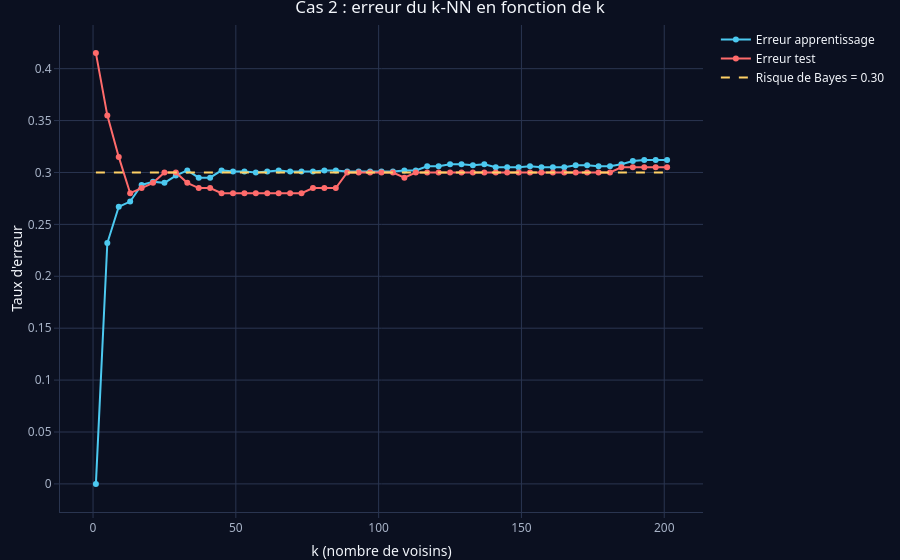

Source (notebook cell):
### Markdown cell above
**Lecture.** L'erreur de test est du **même ordre que le risque de Bayes** $L^\star = 0.30$, en général un peu
au-dessus, et ne peut pas descendre durablement en dessous. Trois remarques :
- avec $k = 5$, l'estimation locale de $\eta$ repose sur 5 votes seulement : elle est **bruitée**, d'où un
  **excès de risque** par rapport à la règle de Bayes ;
- avec seulement $200$ points de test, l'erreur estimée **fluctue** : son écart-type vaut environ
  $\sqrt{0.3 \times 0.7 / 200} \approx 0.03$. Un écart de quelques points à $0.30$ n'est donc pas significatif ;
- l'erreur d'apprentissage est plus **faible** (le modèle « voit » ces points, et chaque point est son propre
  voisin) : il ne faut **jamais** évaluer un modèle sur ses données d'entraînement.

**Effet de $k$.** Le graphique suivant fait varier $k$ : pour $k = 1$, l'erreur d'apprentissage est nulle mais
l'erreur de test est forte (théorème de Cover–Hart : asymptotiquement, $L_{1\text{-NN}} \le 2L^\star(1-L^\star)
= 0.42$) ; quand $k$ augmente, l'estimation locale de $\eta$ se stabilise et l'erreur de test se rapproche de
$L^\star = 0.30$. Si $k$ devient **trop grand**, le voisinage déborde de part et d'autre de $x = 0$ et l'erreur
remonte près de la frontière (biais).

### Code cell
ks <- seq(1, 201, by = 4)
erreurs <- t(sapply(ks, function(k) c(
  apprentissage = mean(knn(tr["X"], tr["X"], factor(tr$Y), k = k) != tr$Y),
  test          = mean(knn(tr["X"], te["X"], factor(tr$Y), k = k) != te$Y)
)))

plot_ly(x = ks) %>%
  add_trace(y = erreurs[, "apprentissage"], type = "scatter", mode = "lines+markers",
            name = "Erreur apprentissage", line = list(color = pick_color(0)), marker = list(color = pick_color(0))) %>%
  add_trace(y = erreurs[, "test"], type = "scatter", mode = "lines+markers",
            name = "Erreur test", line = list(color = pick_color(1)), marker = list(color = pick_color(1))) %>%
  add_lines(y = rep(0.30, length(ks)), name = "Risque de Bayes = 0.30",
            line = list(color = HIGHLIGHT, dash = "dash")) %>%
  layout(title = "Cas 2 : erreur du k-NN en fonction de k",
         xaxis = list(title = "k (nombre de voisins)"), yaxis = list(title = "Taux d'erreur")) %>%
  apply_dark_theme()

### Figure 1 — Plotly figure (JSON) as saved in the notebook; plotly's stock layout.template omitted (floating-point values rounded to 4 significant figures)
{"data": [{"error_x": {"color": "rgba(76,201,240,1)"}, "error_y": {"color": "rgba(76,201,240,1)"}, "line": {"color": "#4cc9f0"}, "marker": {"color": "#4cc9f0", "line": {"color": "rgba(76,201,240,1)"}}, "mode": "lines+markers", "name": "Erreur apprentissage", "type": "scatter", "x": [1, 5, 9, 13, 17, 21, 25, 29, 33, 37, 41, 45, 49, 53, 57, 61, 65, 69, 73, 77, 81, 85, 89, 93, 97, 101, 105, 109, 113, 117, 121, 125, 129, 133, 137, 141, 145, 149, 153, 157, 161, 165, 169, 173, 177, 181, 185, 189, 193, 197, 201], "xaxis": "x", "y": [0, 0.232, 0.267, 0.272, 0.288, 0.291, 0.29, 0.297, 0.302, 0.295, 0.295, 0.302, 0.301, 0.301, 0.3, 0.301, 0.302, 0.301, 0.301, 0.301, 0.302, 0.302, 0.301, 0.301, 0.301, 0.301, 0.301, 0.302, 0.302, 0.306, 0.306, 0.308, 0.308, 0.307, 0.308, 0.305, 0.305, 0.305, 0.306, 0.305, 0.305, 0.305, 0.307, 0.307, 0.306, 0.306, 0.308, 0.311, 0.312, 0.312, 0.312], "yaxis": "y"}, {"error_x": {"color": "rgba(255,107,107,1)"}, "error_y": {"color": "rgba(255,107,107,1)"}, "line": {"color": "#ff6b6b"}, "marker": {"color": "#ff6b6b", "line": {"color": "rgba(255,107,107,1)"}}, "mode": "lines+markers", "name": "Erreur test", "type": "scatter", "x": [1, 5, 9, 13, 17, 21, 25, 29, 33, 37, 41, 45, 49, 53, 57, 61, 65, 69, 73, 77, 81, 85, 89, 93, 97, 101, 105, 109, 113, 117, 121, 125, 129, 133, 137, 141, 145, 149, 153, 157, 161, 165, 169, 173, 177, 181, 185, 189, 193, 197, 201], "xaxis": "x", "y": [0.415, 0.355, 0.315, 0.28, 0.285, 0.29, 0.3, 0.3, 0.29, 0.285, 0.285, 0.28, 0.28, 0.28, 0.28, 0.28, 0.28, 0.28, 0.28, 0.285, 0.285, 0.285, 0.3, 0.3, 0.3, 0.3, 0.3, 0.295, 0.3, 0.3, 0.3, 0.3, 0.3, 0.3, 0.3, 0.3, 0.3, 0.3, 0.3, 0.3, 0.3, 0.3, 0.3, 0.3, 0.3, 0.3, 0.305, 0.305, 0.305, 0.305, 0.305], "yaxis": "y"}, {"error_x": {"color": "rgba(255,209,102,1)"}, "error_y": {"color": "rgba(255,209,102,1)"}, "line": {"color": "#ffd166", "dash": "dash"}, "marker": {"color": "rgba(255,209,102,1)", "line": {"color": "rgba(255,209,102,1)"}}, "mode": "lines", "name": "Risque de Bayes = 0.30", "type": "scatter", "x": [1, 5, 9, 13, 17, 21, 25, 29, 33, 37, 41, 45, 49, 53, 57, 61, 65, 69, 73, 77, 81, 85, 89, 93, 97, 101, 105, 109, 113, 117, 121, 125, 129, 133, 137, 141, 145, 149, 153, 157, 161, 165, 169, 173, 177, 181, 185, 189, 193, 197, 201], "xaxis": "x", "y": [0.3, 0.3, 0.3, 0.3, 0.3, 0.3, 0.3, 0.3, 0.3, 0.3, 0.3, 0.3, 0.3, 0.3, 0.3, 0.3, 0.3, 0.3, 0.3, 0.3, 0.3, 0.3, 0.3, 0.3, 0.3, 0.3, 0.3, 0.3, 0.3, 0.3, 0.3, 0.3, 0.3, 0.3, 0.3, 0.3, 0.3, 0.3, 0.3, 0.3, 0.3, 0.3, 0.3, 0.3, 0.3, 0.3, 0.3, 0.3, 0.3, 0.3, 0.3], "yaxis": "y"}], "layout": {"colorway": ["#4cc9f0", "#ff6b6b", "#ffd166", "#80ed99", "#c77dff", "#f4a261", "#90e0ef", "#e9c46a"], "font": {"color": "#f3f6fb", "family": "Segoe UI, Arial"}, "hoverlabel": {"bgcolor": "#121a2b", "font": {"color": "#f3f6fb"}}, "hovermode": "closest", "legend": {"bgcolor": "rgba(0,0,0,0)", "font": {"color": "#f3f6fb"}}, "margin": {"b": 40, "l": 60, "r": 10, "t": 25}, "paper_bgcolor": "#0b1020", "plot_bgcolor": "#0b1020", "showlegend": true, "title": "Cas 2 : erreur du k-NN en fonction de k", "xaxis": {"automargin": true, "domain": [0, 1], "gridcolor": "#2a3550", "linecolor": "#2a3550", "tickcolor": "#2a3550", "tickfont": {"color": "#a8b3c7"}, "title": "k (nombre de voisins)", "zerolinecolor": "#2a3550"}, "yaxis": {"automargin": true, "domain": [0, 1], "gridcolor": "#2a3550", "linecolor": "#2a3550", "tickcolor": "#2a3550", "tickfont": {"color": "#a8b3c7"}, "title": "Taux d'erreur", "zerolinecolor": "#2a3550"}}}
